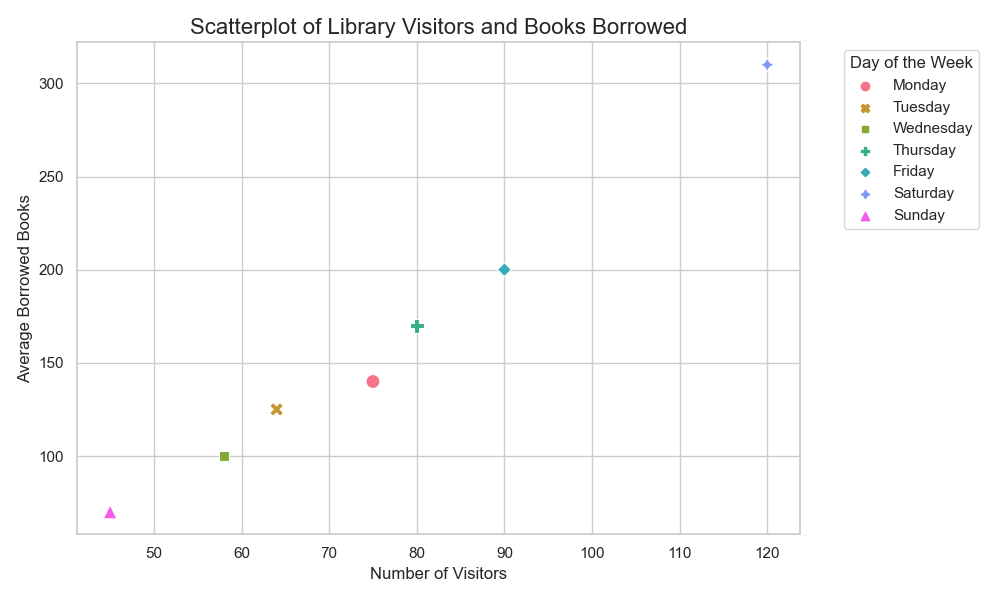

The Python source for this figure:

import seaborn as sns
import pandas as pd
import matplotlib.pyplot as plt

# Given data
data = [
    {'Day of the Week': 'Monday', 'Number of Visitors': 75, 'Average Borrowed Books': 140},
    {'Day of the Week': 'Tuesday', 'Number of Visitors': 64, 'Average Borrowed Books': 125},
    {'Day of the Week': 'Wednesday', 'Number of Visitors': 58, 'Average Borrowed Books': 100},
    {'Day of the Week': 'Thursday', 'Number of Visitors': 80, 'Average Borrowed Books': 170},
    {'Day of the Week': 'Friday', 'Number of Visitors': 90, 'Average Borrowed Books': 200},
    {'Day of the Week': 'Saturday', 'Number of Visitors': 120, 'Average Borrowed Books': 310},
    {'Day of the Week': 'Sunday', 'Number of Visitors': 45, 'Average Borrowed Books': 70}
]

# Convert the data into a pandas DataFrame
df = pd.DataFrame(data)

# Now we prepare a scatterplot
sns.set_style("whitegrid") # You can change the grid style here, e.g., darkgrid, white, ticks, etc.

# Create a color palette
palette = sns.color_palette("husl", len(data))

# Create a scatterplot
plt.figure(figsize=(10, 6)) # You can modify the figure size as per your needs
scatter = sns.scatterplot(
    x='Number of Visitors', 
    y='Average Borrowed Books', 
    data=df, 
    hue='Day of the Week', # This encodes day of the week with different colors
    palette=palette, 
    s=100, # Adjusts the size of each point
    style='Day of the Week', # Different shapes for different days
    markers=True
)

# Customize the axes and labels
plt.title('Scatterplot of Library Visitors and Books Borrowed', fontsize=16)
plt.xlabel('Number of Visitors', fontsize=12)
plt.ylabel('Average Borrowed Books', fontsize=12)
scatter.legend(title='Day of the Week', bbox_to_anchor=(1.05, 1), loc='upper left') # Move the legend outside of the figure

# Show the plot
plt.tight_layout()
plt.show()
